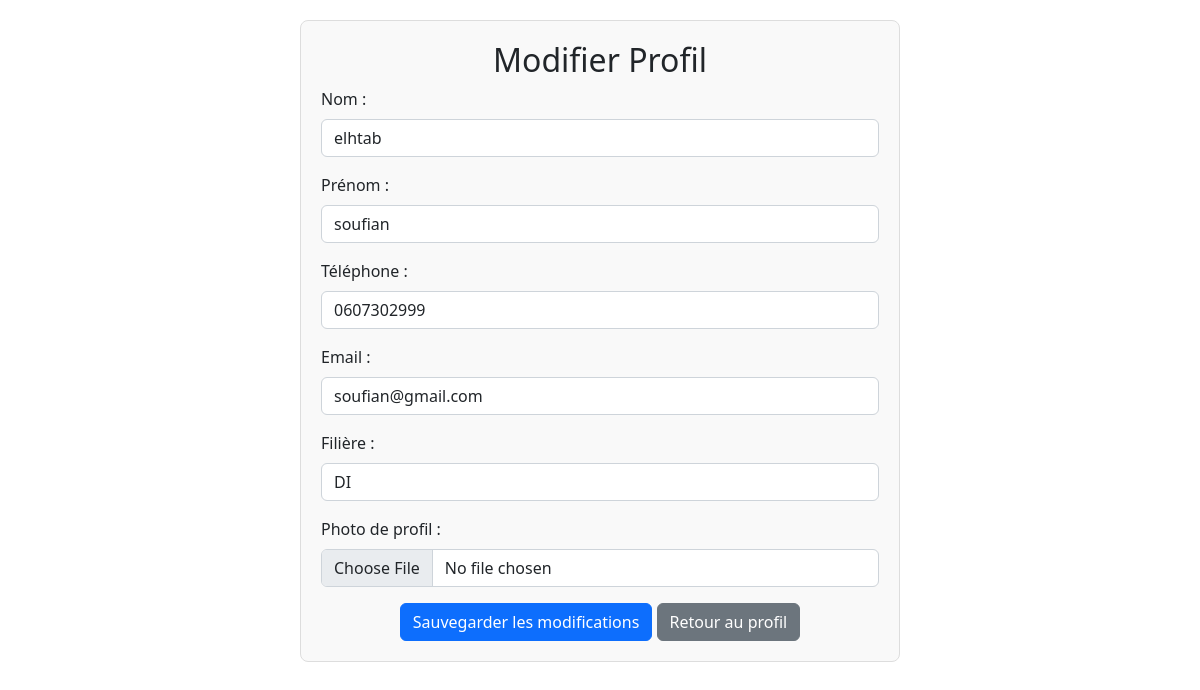
/edit_profile.php (signed in), run on the app's committed database.
### tables this page shows
CREATE TABLE `adherents` (
  `CodeAdhrents` int NOT NULL AUTO_INCREMENT,
  `Coderesponsable` int DEFAULT NULL,
  `CodeClub` int DEFAULT NULL,
  `Nom` varchar(30) DEFAULT NULL,
  `prenom` varchar(30) DEFAULT NULL,
  `telephone` varchar(30) DEFAULT NULL,
  `pwd` varchar(45) DEFAULT NULL,
  `email` varchar(30) DEFAULT NULL,
  `fielere` enum('DD','DI','GE') DEFAULT NULL,
  `valide` tinyint(1) DEFAULT (false),
  `picture` varchar(255) DEFAULT NULL,
  PRIMARY KEY (`CodeAdhrents`),
  KEY `Coderesponsable` (`Coderesponsable`),
  KEY `CodeClub` (`CodeClub`),
  CONSTRAINT `adherents_ibfk_1` FOREIGN KEY (`Coderesponsable`) REFERENCES `responsable` (`Code`),
  CONSTRAINT `adherents_ibfk_2` FOREIGN KEY (`CodeClub`) REFERENCES `club` (`CodeClub`)
);

### edit_profile.php (the view, shortened to what this page needs)
<?php
include_once("connexion.php");
$user_id = $_SESSION['CodeAdhrents'];
$sql = "SELECT * FROM Adherents WHERE CodeAdhrents = :user_id";
$stmt = $connexion->prepare($sql);
$stmt->bindParam(':user_id', $user_id, PDO::PARAM_INT);
$stmt->execute();
$user = $stmt->fetch(PDO::FETCH_ASSOC);
?>
<!DOCTYPE html>
<html lang="fr">
<head>
    <link href="https://cdn.jsdelivr.net/npm/bootstrap@5.2.0/dist/css/bootstrap.min.css" rel="stylesheet"
>
</head>
<body>
    <div class="edit-container">
        <h2>Modifier Profil</h2>
        <form action="edit_profile.php" method="post" enctype="multipart/form-data" id="edit-profile-form">
            <div class="mb-3">
                <label for="Nom" class="form-label">Nom :</label>
                <input type="text" class="form-control" id="Nom" name="Nom" value="<?php echo htmlspecialchars($user['Nom']); ?>" required>
            </div>
            <div class="mb-3">
                <label for="prenom" class="form-label">Prénom :</label>
                <input type="text" class="form-control" id="prenom" name="prenom" value="<?php echo htmlspecialchars($user['prenom']); ?>" required>
            </div>
            <div class="mb-3">
                <label for="telephone" class="form-label">Téléphone :</label>
                <input type="text" class="form-control" id="telephone" name="telephone" value="<?php echo htmlspecialchars($user['telephone']); ?>" required>
            </div>
            <div class="mb-3">
                <label for="email" class="form-label">Email :</label>
                <input type="email" class="form-control" id="email" name="email" value="<?php echo htmlspecialchars($user['email']); ?>" required>
            </div>
            <div class="mb-3">
                <label for="fielere" class="form-label">Filière :</label>
                <input type="text" class="form-control" id="fielere" name="fielere" value="<?php echo htmlspecialchars($user['fielere']); ?>" required>
            </div>
            <div class="mb-3">
                <label for="picture" class="form-label">Photo de profil :</label>
                <input type="file" class="form-control" id="picture" name="picture">
            </div>
            <div class="text-center">
                <button type="submit" class="btn btn-primary">Sauvegarder les modifications</button>
                <a href="profiladhrent.php" class="btn btn-secondary">Retour au profil</a>
            </div>
        </form>
    </div>
</body>
</html>

### edit_profile.php (style rules this page uses)
.edit-container { width: 50%; margin: auto; border: 1px solid #ddd; padding: 20px; border-radius: 8px; background-color: #f9f9f9; margin-top: 20px; }
.edit-container h2 { text-align: center; }

### data on the page
adherents: Nom "elhtab", prenom "soufian", telephone "0607302999", email "soufian@gmail.com", fielere "DI"
